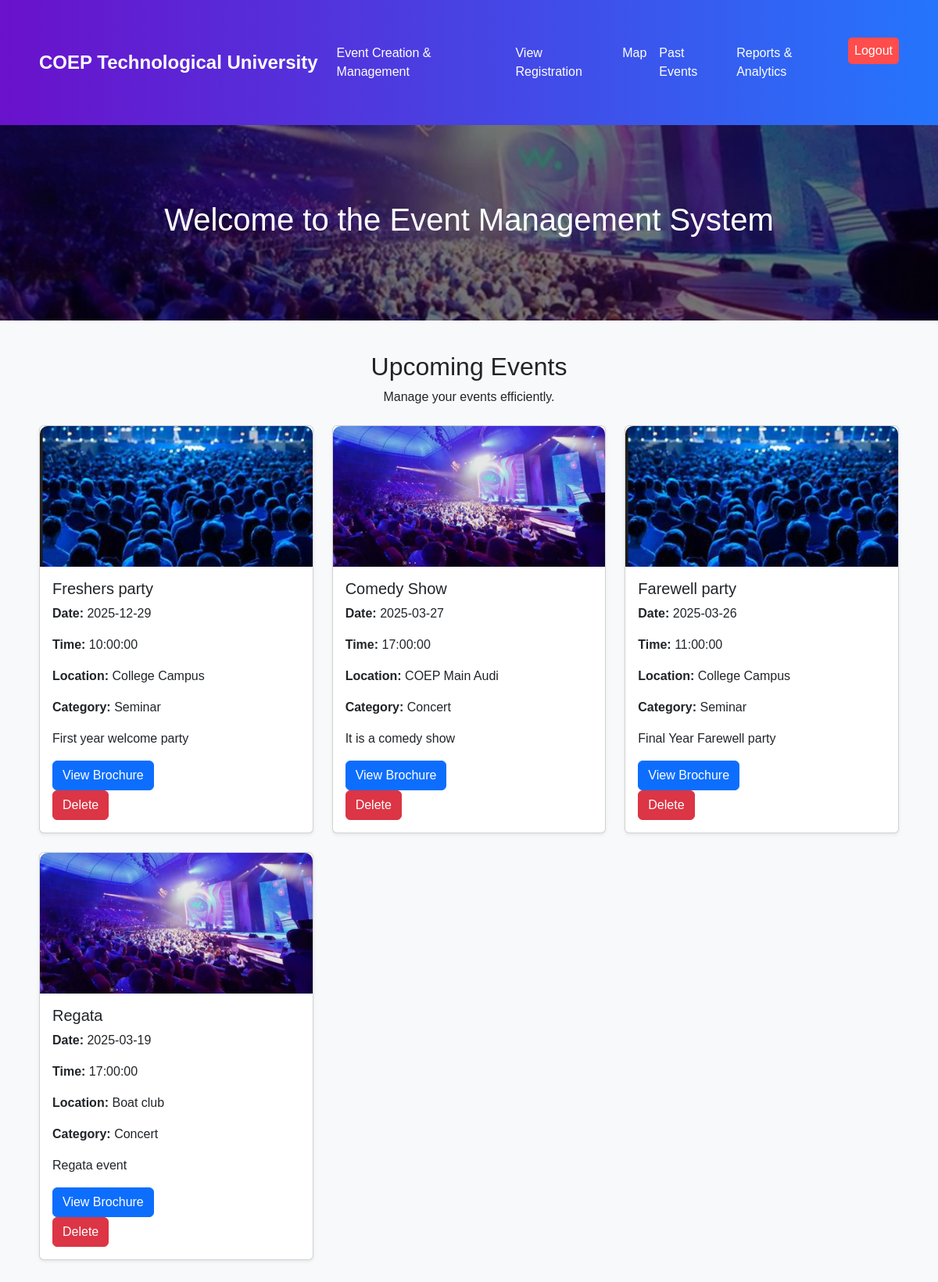
The page /admin_dashboard.php on the database as committed earlier.
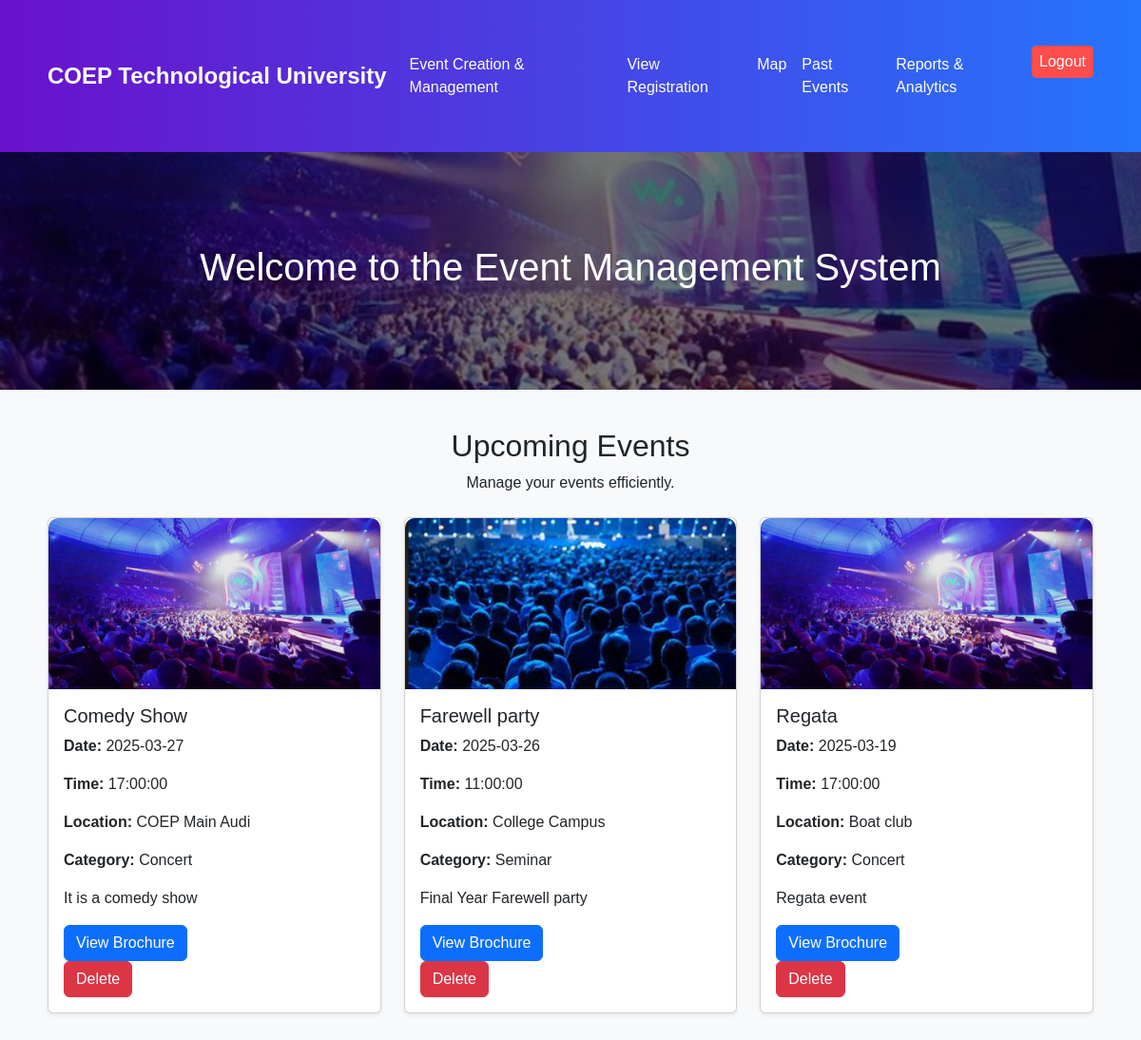
The same page on the database as committed later.
### tables this page shows
CREATE TABLE `events` (
  `id` int(11) NOT NULL,
  `event_name` varchar(255) NOT NULL,
  `event_date` date NOT NULL,
  `event_time` time NOT NULL,
  `location` varchar(255) NOT NULL,
  `category` varchar(100) NOT NULL,
  `description` text NOT NULL,
  `event_banner` varchar(255) NOT NULL,
  `event_brochure` varchar(255) NOT NULL,
  `created_at` timestamp NOT NULL DEFAULT current_timestamp()
);

### admin_dashboard.php (the view, shortened to what this page needs)
<?php
$servername = "localhost";
$username = "root";
$password = "";
$dbname = "event_management";
$conn = new mysqli($servername, $username, $password, $dbname);
$sql = $sql = "SELECT id, event_name, event_date, event_time, location, category, description, event_banner, event_brochure FROM events ORDER BY event_date DESC";
$result = $conn->query($sql);
?>
<!DOCTYPE html>
<html lang="en">
<head>
    <link rel="stylesheet" href="https://cdnjs.cloudflare.com/ajax/libs/bootstrap/5.3.0/css/bootstrap.min.css">
</head>
<body>
    <nav class="navbar navbar-expand-lg navbar-dark">
        <div class="container">
            <a class="navbar-brand" href="#">COEP Technological University</a>
            <div class="collapse navbar-collapse" id="navbarNav">
                <ul class="navbar-nav ms-auto">
                    <li class="nav-item"><a class="nav-link" href="event_creation.html">Event Creation & Management</a></li>
                    <li class="nav-item"><a class="nav-link" href="view_registrations.php">View Registration</a></li>
                    <li class="nav-item"><a class="nav-link" href="map.html">Map</a></li>
                    <li class="nav-item"><a class="nav-link" href="fetch_past_events.php">Past Events</a></li>
                    <li class="nav-item"><a class="nav-link" href="generate_report.php">Reports & Analytics</a></li>
                    <li class="nav-item"><a class="nav-link logout-btn" href="login.html">Logout</a></li>
                </ul>
            </div>
        </div>
    </nav>
<div class="banner">
    <h1>Welcome to the Event Management System</h1>
</div>
<div class="container">
    <h2 class="text-center">Upcoming Events</h2>
    <p class="text-center">Manage your events efficiently.</p>
    <div class="row mt-4">
        <?php while ($row = $result->fetch_assoc()): ?>
            <div class="col-md-4 mb-4">
                <div class="card event-card shadow-sm">
                    <img src="<?php echo htmlspecialchars($row['event_banner']); ?>" class="event-banner" alt="Event Banner">
                    <div class="card-body">
                        <h5 class="card-title"><?php echo htmlspecialchars($row["event_name"]); ?></h5>
                        <p class="card-text"><strong>Date:</strong> <?php echo htmlspecialchars($row["event_date"]); ?></p>
                        <p class="card-text"><strong>Time:</strong> <?php echo htmlspecialchars($row["event_time"]); ?></p>
                        <p class="card-text"><strong>Location:</strong> <?php echo htmlspecialchars($row["location"]); ?></p>
                        <p class="card-text"><strong>Category:</strong> <?php echo htmlspecialchars($row["category"]); ?></p>
                        <p class="card-text"><?php echo nl2br(htmlspecialchars($row["description"])); ?></p>
                        <a href="<?php echo htmlspecialchars($row['event_brochure']); ?>" class="btn btn-primary" target="_blank">View Brochure</a>
                        <form action="delete_event.php" method="POST">
                            <button type="submit" class="btn btn-danger" onclick="return confirm('Are you sure you want to delete this event?');">
                             Delete
                            </button>
                        </form>
                    </div>
                </div>
            </div>
        <?php endwhile; ?>
    </div>
</div>
</body>
</html>

### admin_dashboard.php (style rules this page uses)
body { font-family: Arial, sans-serif; background-color: #f8f9fa; }
.navbar { background: linear-gradient(90deg, #6a11cb, #2575fc); box-shadow: 0 4px 6px rgba(0, 0, 0, 0.1); }
.navbar-brand { font-weight: bold; font-size: 24px; color: white; }
.nav-item a { color: white; font-weight: 500; transition: color 0.3s ease-in-out; }
.logout-btn { background-color: #ff4c4c; color: white !important; border-radius: 5px; padding: 5px 15px; }
.banner { background: url('banner.png') no-repeat center center/cover; height: 250px; display: flex; align-items: center; justify-content: center; text-align: center; position: relative; color: white; font-size: 24px; font-weight: bold; }
.banner::before { content: ""; position: absolute; top: 0; left: 0; width: 100%; height: 100%; background: rgba(0, 0, 0, 0.5); }
.banner h1 { position: relative; z-index: 1; }
.container { padding: 40px 20px; }
.event-card { transition: transform 0.3s ease-in-out; }
.event-banner { width: 100%; height: 180px; object-fit: cover; border-top-left-radius: 10px; border-top-right-radius: 10px; }

Rows that differ between the two databases and show on the page:
removed events: event_banner (picture), event_name "Freshers party", event_date "2025-12-29", event_time "10:00:00", location "College Campus", category "Seminar", description "First year welcome party"
